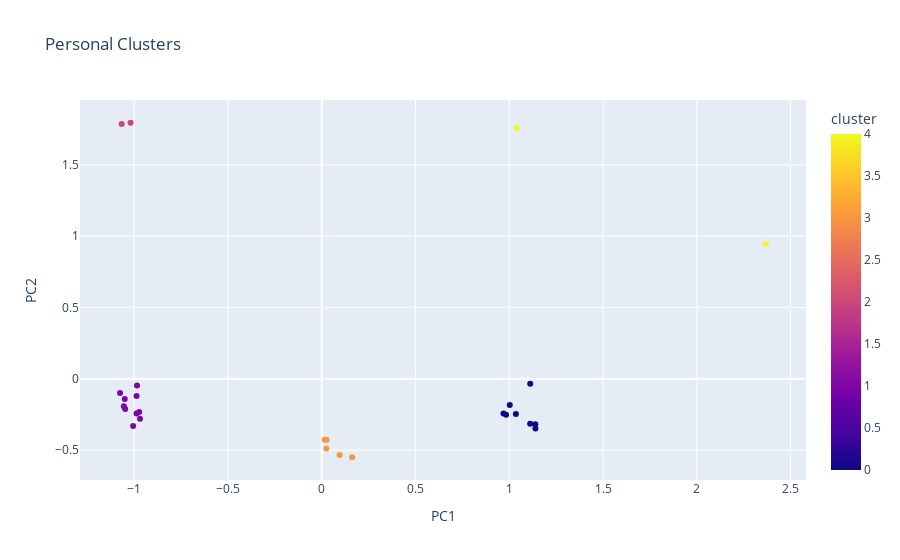

Notebook code cell kept with this figure:
### Code cell
gmm_p = gmm.fit(pca_data_personal)
pca_data_personal['cluster'] = gmm_p.predict(pca_data_personal)

gmm_s = gmm.fit(pca_data_spotify)
pca_data_spotify['cluster'] = gmm_p.predict(pca_data_spotify)

#add artist names as as column to make it hoverable 
pca_data_personal['artist'] = personal.index
pca_data_spotify['artist'] = spotify.index

px.scatter(pca_data_personal,x="PC1",y="PC2",color="cluster", hover_data=['artist'], title='Personal Clusters')

### Figure 1 — Plotly figure (JSON) as saved in the notebook; plotly's stock layout.template omitted (floating-point values rounded to 4 significant figures)
{"data": [{"customdata": [["suicideboys"], ["21 savage"], ["asap mob"], ["aaron may"], ["brockhampton"], ["carti nudy pierre"], ["daft punk"], ["drake"], ["freddie gibbs"], ["frank ocean"], ["future"], ["griselda"], ["gunna"], ["jack harlow"], ["j cole"], ["kendrick"], ["kid cudi"], ["kota the friend"], ["lil baby"], ["mac miller"], ["michigan boys"], ["maxo kream"], ["nav "], ["travis scott"], ["uzi"], ["wiz and currency"], ["kanye"]], "hovertemplate": "PC1=%{x}<br>PC2=%{y}<br>artist=%{customdata[0]}<br>cluster=%{marker.color}<extra></extra>", "legendgroup": "", "marker": {"color": [1, 2, 1, 0, 0, 1, 4, 1, 3, 0, 1, 3, 1, 4, 1, 3, 0, 0, 2, 3, 1, 0, 1, 1, 0, 0, 3], "coloraxis": "coloraxis", "symbol": "circle"}, "mode": "markers", "name": "", "orientation": "v", "showlegend": false, "type": "scatter", "x": [-1.075, -1.067, -0.9691, 1.112, 1.139, -1.055, 2.369, -0.9875, 0.1621, 1.111, -1.05, 0.09542, -0.985, 1.039, -1.006, 0.02478, 1.139, 1.035, -1.02, 0.01526, -1.048, 0.9828, -0.9875, -0.9732, 1.003, 0.9693, 0.02604], "xaxis": "x", "y": [-0.09978, 1.786, -0.281, -0.03552, -0.3188, -0.1935, 0.9439, -0.2434, -0.5507, -0.3158, -0.142, -0.5349, -0.0476, 1.757, -0.3323, -0.4901, -0.3489, -0.2472, 1.795, -0.4271, -0.2116, -0.2527, -0.1206, -0.2325, -0.184, -0.2447, -0.4276], "yaxis": "y"}], "layout": {"coloraxis": {"colorbar": {"title": {"text": "cluster"}}, "colorscale": [[0, "#0d0887"], [0.1111, "#46039f"], [0.2222, "#7201a8"], [0.3333, "#9c179e"], [0.4444, "#bd3786"], [0.5556, "#d8576b"], [0.6667, "#ed7953"], [0.7778, "#fb9f3a"], [0.8889, "#fdca26"], [1, "#f0f921"]]}, "legend": {"tracegroupgap": 0}, "title": {"text": "Personal Clusters"}, "xaxis": {"anchor": "y", "domain": [0, 1], "title": {"text": "PC1"}}, "yaxis": {"anchor": "x", "domain": [0, 1], "title": {"text": "PC2"}}}}
